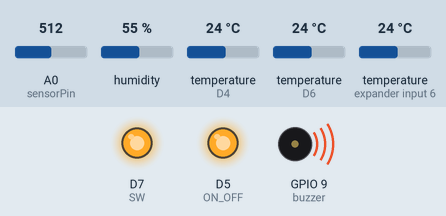
The sketch below on a simulated ESP8266 (NodeMCU). Shown: output pins drawn as LEDs (lit = HIGH), buzzer (waves = sounding). The test bench sets the inputs (shaded band); at power-on: A0 (sensorPin) = 512, humidity 55 %, temperature (sensors on D4, D6, expander input 6) 24 °C. WiFi joins after 1.5 s; servers stay silent unless stated; pins used as bus, display or sensor lines are not drawn; what the sketch prints to the serial monitor is not drawn.

Above: at 23.2 s.
23.3 s: A0 (sensorPin) set to 685
32.9 s: A0 (sensorPin) set to 712
At 42.4 s:
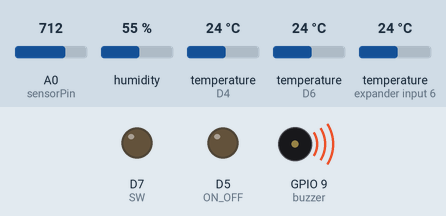
43.3 s: A0 (sensorPin) set to 690
At 52.5 s:
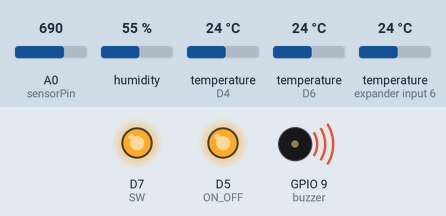
53.3 s: A0 (sensorPin) set to 710
At 62.5 s:
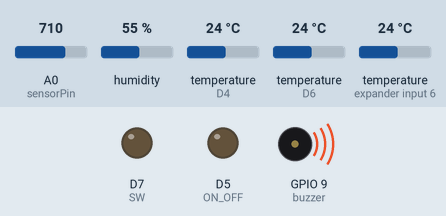
Timing chart, 0 to 64.0 s (numbered marks = the images above; inputs shaded):
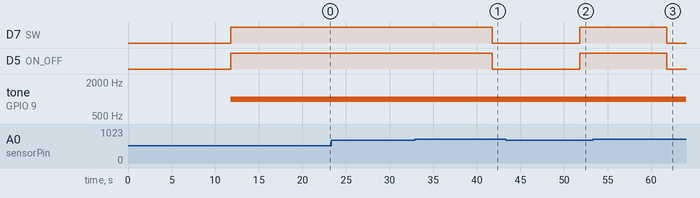

The sketch:

sada2.ino
```cpp
// Template ID, Device Name and Auth Token are provided by the Blynk.Cloud
// See the Device Info tab, or Template settings

#define BLYNK_TEMPLATE_ID "TMPL6gAo-GPg"
#define BLYNK_DEVICE_NAME "Quickstart Template"
#define BLYNK_AUTH_TOKEN "BL6fc0aEQAQ2njZTzLDqzUXhuHTeJ0AN"


// Comment this out to disable prints and save space
#define BLYNK_PRINT Serial


#include <ESP8266WiFi.h>
#include <BlynkSimpleEsp8266.h>
#include <OneWire.h>
#include <DallasTemperature.h>
#include "DHT.h"
#include <SoftwareSerial.h>

char auth[] = BLYNK_AUTH_TOKEN;

// Your WiFi credentials.
// Set password to "" for open networks.
char ssid[] = "4GMIFI_1022";
char pass[] = "1234567890";

#define RS485Power          18
#define RS485RX             10
#define RS485TX             9

#define sensorFrameSize     19
#define sensorWaitingTime   1000
#define sensorID            0x01
#define sensorFunction      0x03
#define sensorByteResponse  0x0E


#define ONE_WIRE_BUS 2

#define DHTTYPE DHT11   // DHT 11
#define dht_dpin D6     //GPIO-0 D3 pin of nodemcu
#define buzzer 9        //buzzer to esp8266 gpio pin 9
OneWire oneWire(ONE_WIRE_BUS);
DallasTemperature sensors(&oneWire);
SoftwareSerial sensor(RS485RX, RS485TX);

unsigned char byteRequest[8] = {0X01, 0X03, 0X00, 0X00, 0X00, 0X07, 0X04, 0X08};
unsigned char byteResponse[19] = {};

float moisture, temperature, ph, nitrogen, phosphorus, potassium;

int sensorPin = A0;
int sensorValue1 = 0;
int sensorValue2 = 0;
int sensorValue3 = 0;
int sensorValue4 = 0;
int sensorValue5 = 0;
int light = 0;
#define S0 D0
#define S1 D1
#define S2 D2
#define S3 D3
#define ON_OFF   D5  // Relay 1 Solenoid
#define SW       D7  // Relay 2 Light
//#define Relay3   D3
DHT dht(dht_dpin, DHTTYPE);

long now = millis();
long lastMeasure = 0;

void setup()
{
  // Debug console
  Serial.begin(115200);
  sensors.begin();

  sensor.begin(4800);
  pinMode(RS485Power, OUTPUT);

  digitalWrite(RS485Power, HIGH);

  Blynk.begin(auth, ssid, pass);
  // You can also specify server:
  //Blynk.begin(auth, ssid, pass, "blynk.cloud", 80);
  //Blynk.begin(auth, ssid, pass, IPAddress(192,168,1,100), 8080);
  pinMode(S0, OUTPUT);
  pinMode(S1, OUTPUT);
  pinMode(S2, OUTPUT);
  pinMode(S3, OUTPUT);
  pinMode(LED_BUILTIN, OUTPUT);
  pinMode(ON_OFF, OUTPUT);
  pinMode(SW, OUTPUT);
  pinMode(buzzer, OUTPUT);
  dht.begin();

  //  delay(10);
  delay(1000);
  Serial.println();
  Serial.println("Agriculture Kit Sensor Ready");
}

void loop()
{
  now = millis();
  if (now - lastMeasure > 10000) {
    lastMeasure = now;

    // NPK Process
    sensor.write(byteRequest, 8);

    unsigned long resptime = millis();
    while ((sensor.available() < sensorFrameSize) && ((millis() - resptime) < sensorWaitingTime)) {
      delay(1);
    }

    while (sensor.available()) {
      for (int n = 0; n < sensorFrameSize; n++) {
        byteResponse[n] = sensor.read();
      }

      if (byteResponse[0] != sensorID && byteResponse[1] != sensorFunction && byteResponse[2] != sensorByteResponse) {
        return;
      }
    }

    Serial.println();
    Serial.println("===== SOIL PARAMETERS");
    Serial.print("Byte Response: ");

    String responseString;
    for (int j = 0; j < 19; j++) {
      responseString += byteResponse[j] < 0x10 ? " 0" : " ";
      responseString += String(byteResponse[j], HEX);
      responseString.toUpperCase();
    }
    Serial.println(responseString);

    nitrogen = sensorValue((int)byteResponse[3], (int)byteResponse[4]);
    phosphorus = sensorValue((int)byteResponse[5], (int)byteResponse[6]);
    potassium = sensorValue((int)byteResponse[7], (int)byteResponse[8]);

    Serial.println("Nitrogen (N): " + (String)nitrogen + " mg/kg");
    Serial.println("Phosporus (P): " + (String)phosphorus + " mg/kg");
    Serial.println("Potassium (K): " + (String)potassium + " mg/kg");

    //

    sensors.requestTemperatures();
    //digitalWrite(ON_OFF, HIGH);
    float h = 0.0; //Humidity level
    float t = 0.0; //Temperature in celcius
    float f = 0.0; //Temperature in fahrenheit
    float m = 0.0; // moisture from soil sensor
    // Match the request
    int i = 0;
    int moisture_percentage = 0;

    int m1 = 0;
    int m2 = 0;

    h = dht.readHumidity();    //Read humidity level
    t = dht.readTemperature(); //Read temperature in celcius
    // f = (h * 1.8) + 32;        //Temperature converted to Fahrenheit

    digitalWrite(S0, LOW);
    digitalWrite(S1, LOW);
    digitalWrite(S2, LOW);
    digitalWrite(S3, LOW);
    // Serial.print("Sensor 1 ");
    // Serial.println(analogRead(sensorPin));
    sensorValue1 = ( 100 - ( (analogRead(sensorPin) / 1024) * 100 ) ); delay(1);
    m1 = analogRead(sensorPin);
    //  sensorValue1 = (analogRead(sensorPin)); delay(1);
    digitalWrite(S0, HIGH);
    digitalWrite(S1, LOW);
    digitalWrite(S2, LOW);
    digitalWrite(S3, LOW);
    digitalWrite(LED_BUILTIN, HIGH);
    //  Serial.print("Sensor 2 ");
    // Serial.println(analogRead(sensorPin));
    sensorValue2 = ( 100 - ( (analogRead(sensorPin) / 1024) * 100 ) ); delay(1);
    m2 = analogRead(sensorPin);
    //  sensorValue2 = (analogRead(sensorPin)); delay(1);
    digitalWrite(S0, LOW);
    digitalWrite(S1, HIGH);
    digitalWrite(S2, LOW);
    digitalWrite(S3, LOW);
    // Serial.print("Sensor 3 ");
    // Serial.println(analogRead(sensorPin));
    //   sensorValue3 = ( 100 - ( (analogRead(sensorPin)/1024) * 100 ) );
    sensorValue3 = (analogRead(sensorPin)); delay(1);
    light = map(sensorValue3, 0, 1023, 10, 0);


    if (m1 > 700)
    {
      digitalWrite(SW, LOW);
    }
    else
    {
      digitalWrite(SW, HIGH);
      tone(buzzer, 1000);
    }

    delay(10);
    // int j;
    if (m2 > 700)
    {
      digitalWrite(ON_OFF, LOW);
      // j=1;digitalWrite(ON_OFF, HIGH);
    } else {
      digitalWrite(ON_OFF, HIGH);
      tone(buzzer, 1000);
      //   j=0;digitalWrite(ON_OFF, LOW);
    }
    Blynk.run();
    // You can inject your own code or combine it with other sketches.
    // Check other examples on how to communicate with Blynk. Remember
    // to avoid delay() function!
    Blynk.virtualWrite(V6, map(m1, 0, 1023, 100, 0)); // soil moisture 1
    Blynk.virtualWrite(V7, map(m2, 0, 1023, 100, 0)); // soil moisture 2
    Blynk.virtualWrite(V9, sensors.getTempCByIndex(0));  // soil temp 1
    Blynk.virtualWrite(V5, sensors.getTempCByIndex(1));  // soil temp 2
    Blynk.virtualWrite(V8, light);  // light
    Blynk.virtualWrite(V10, t); // temperature
    Blynk.virtualWrite(V11, h); // humidity

    //    NPK Part add blynk virtual pin
    Blynk.virtualWrite(V12, nitrogen);  // Nitrogen (N)
    Blynk.virtualWrite(V13, phosphorus); // Phosphorus (P)
    Blynk.virtualWrite(V14, potassium); // Potassium (K)
  }


}

int sensorValue(int x, int y) {
  int t = 0;
  t = x * 256;
  t = t + y;

  return t;
}
```

Measured:
- the behaviour switches between 700 and 701 on A0 (sensorPin) (found by bisection; images 0 and 1)
- after the input at 23.3 s, every drawn part: stays the same
- after the input at 32.9 s, D7 (SW), D5 (ON_OFF): HIGH → LOW after 8.9 s
- after the input at 43.3 s, D7 (SW), D5 (ON_OFF): LOW → HIGH after 8.5 s
- after the input at 53.3 s, D7 (SW), D5 (ON_OFF): HIGH → LOW after 8.5 s
